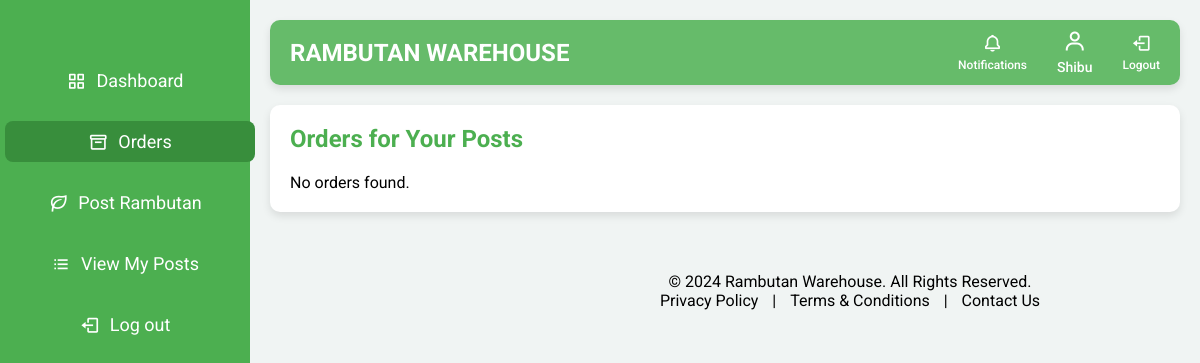
Before: /farmer/orders/ (signed in) with the older database file.
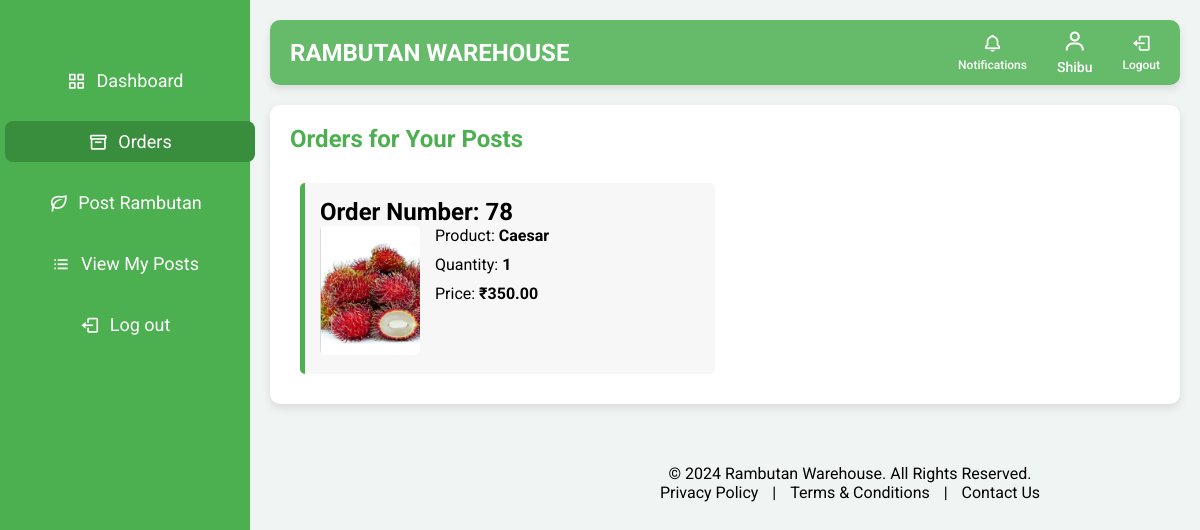
After: the same page with the newer database file.
### warehouse/models.py (models this page shows, shortened)
class OrderItem(models.Model):
    order = models.ForeignKey(Order, on_delete=models.CASCADE, related_name='items')
    rambutan_post = models.ForeignKey(RambutanPost, on_delete=models.CASCADE, related_name='items')
    quantity = models.PositiveIntegerField(default=1)
    price = models.DecimalField(max_digits=10, decimal_places=2)

class RambutanPost(models.Model):
    farmer = models.ForeignKey('FarmerDetails', on_delete=models.CASCADE, related_name='rambutan_posts')
    PRODUCT_CHOICES = sorted([
        ('Binjai', 'Binjai'),
        ('Caesar', 'Caesar'),
        ('E35', 'E35'),
        ('Hg Deli Baling', 'Hg Deli Baling'),
        ('Jarum Emas', 'Jarum Emas'),
        ('Maharlika', 'Maharlika'),
        ('Malwana', 'Malwana'),
        ('Muar Gading', 'Muar Gading'),
        ('Rambutan N18', 'Rambutan N18'),
        ('Rongrien', 'Rongrien'),
        ('School Boy', 'School Boy'),
        ('other', 'Other')  # 'Other' option placed last
    ], key=lambda x: (x[0] != 'other', x[0]))  # Ensures 'Other' is last
    product = models.CharField(max_length=255, choices=PRODUCT_CHOICES)
    CATEGORY_CHOICES = [
        ('fresh_fruit', 'Fresh Fruit'),
        ('juice', 'Juice'),
        ('pickle', 'Pickle'),
        ('wine', 'Wine'),
    ]
    category = models.CharField(max_length=20, choices=CATEGORY_CHOICES)
    quantity_type = models.CharField(max_length=10, choices=[('kg', 'Kilograms'), ('L', 'Litres')])
    quantity = models.PositiveIntegerField(default=1)
    quantity_left = models.PositiveIntegerField(default=0)
    price = models.DecimalField(max_digits=10, decimal_places=2)
    image = models.ImageField(upload_to='rambutan_images/')
    description = models.TextField()
    created_at = models.DateTimeField(auto_now_add=True)
    is_available = models.BooleanField(default=True)

### warehouse/views.py (the view)
# urls.py: path('farmer/orders/', views.farmer_orders, name='farmer_orders'),
@login_required
@cache_control(no_cache=True, must_revalidate=True, no_store=True)
def farmer_orders(request):
    try:
        farmer_details = FarmerDetails.objects.get(user=request.user)
    except FarmerDetails.DoesNotExist:
        return redirect(reverse('farmer_details'))
    farmer_posts = RambutanPost.objects.filter(farmer=farmer_details)
    order_items = OrderItem.objects.filter(
        rambutan_post__in=farmer_posts
    ).select_related('order', 'rambutan_post').order_by('-order__created_at')
    orders_by_number = {}
    for item in order_items:
        order_number = item.order.order_number
        if order_number not in orders_by_number:
            orders_by_number[order_number] = []
        orders_by_number[order_number].append(item)
    context = {
        'orders_by_number': orders_by_number,
    }
    return render(request, 'order_farmer.html', context)

### warehouse/templates/order_farmer.html (shortened to what this page needs)
{% load static %}
<!DOCTYPE html>
<html lang="en">
<head>
  <link href="https://unpkg.com/boxicons@2.0.7/css/boxicons.min.css" rel="stylesheet">
  <link href="https://cdn.jsdelivr.net/npm/sweetalert2@11/dist/sweetalert2.min.css" rel="stylesheet">
</head>
<body>
<div class="sidebar">
    <ul class="nav-links">
      <li>
        <a href="{% url 'farmer_dashboard' %}" >
          <i class='bx bx-grid-alt'></i>
          <span class="links_name">Dashboard</span>
        </a>
      </li>
      <li>
        <a href="{% url 'farmer_orders' %}" class="active">
          <i class='bx bx-box'></i>
          <span class="links_name">Orders</span>
        </a>
      </li>
      <li>
        <a href="{% url 'post_rambutan' %}">
          <i class='bx bx-leaf'></i>
          <span class="links_name">Post Rambutan</span>
        </a>
      </li>
      <li>
        <a href="{% url 'view_posts' %}">
          <i class='bx bx-list-ul'></i>
          <span class="links_name">View My Posts</span>
        </a>
      </li>
      <li class="log_out">
        <a href="{% url 'logout' %}">
          <i class='bx bx-log-out'></i>
          <span class="links_name">Log out</span>
        </a>
      </li>
    </ul>
  </div>
    <section class="home-section">
        <nav class="top-navbar">
            <div class="logo">
                <span class="logo-text">Rambutan Warehouse</span>
            </div>
            <ul class="nav-icons">
              <li>
                <a href="{% url 'order_notifications' %}">
                  <i class="bx bx-bell"></i>
                  <span class="icon-name">Notifications</span>
                </a>
              </li>
                <li class="user-profile">
                    <a href="#">
                        <i class='bx bx-user'></i>
                        <span class="icon-name">{{ user.name }}</span>
                    </a>
                </li>
                <li>
                    <a href="{% url 'logout' %}">
                        <i class='bx bx-log-out'></i>
                        <span class="icon-name">Logout</span>
                    </a>
                </li>
            </ul>
        </nav>
        <div class="home-content">
            <h1 class="order-header">Orders for Your Posts</h1>
            <div class="orders-container">
                {% for order_number, items in orders_by_number.items %}
                    <div class="order">
                        <h2>Order Number: {{ order_number }}</h2>
                        <div class="orders-container">
                            {% for item in items %}
                                <div class="order-item">
                                    <div class="image-container">
                                        <img src="{% if item.rambutan_post.image %}/media/{{ item.rambutan_post.image }}{% endif %}" alt="{{ item.rambutan_post.name }}">
                                    </div>
                                    <div class="order-details">
                                        <div>Product: <span>{{ item.rambutan_post.product }}</span></div>
                                        <div>Quantity: <span>{{ item.quantity }}</span></div>
                                        <div>Price: <span>₹{{ item.price }}</span></div>
                                    </div>
                                </div>
                            {% endfor %}
                        </div>
                    </div>
                {% empty %}
                    <p>No orders found.</p>
                {% endfor %}
            </div>
        </div>
  <footer>
    <p>&copy; 2024 Rambutan Warehouse. All Rights Reserved.</p>
    <a href="#">Privacy Policy</a> |
    <a href="#">Terms & Conditions</a> |
    <a href="#">Contact Us</a>
  </footer>
</section>
</body>
</html>

Changed rows visible on the page:
added OrderItem: order "78", rambutan_post.image (picture), rambutan_post.product "Caesar", quantity "1", price "350.00"
Other visible differences:
text no longer shown: "No orders found."
